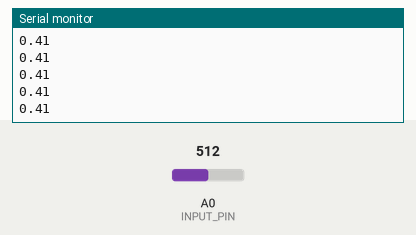
Simulated run of this sketch. Board: Arduino Uno, built with avr-gcc and run on an emulated ATmega328P. Parts: the last lines printed to the serial monitor. The inputs (shaded band) are chosen by the test bench; at power-on: A0 (INPUT_PIN) = 512.

Above: at 1.2 s.
1.3 s: A0 (INPUT_PIN) set to 716
At 2.4 s:
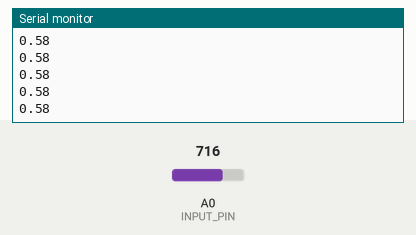
2.8 s: A0 (INPUT_PIN) set to 900
At 3.4 s:
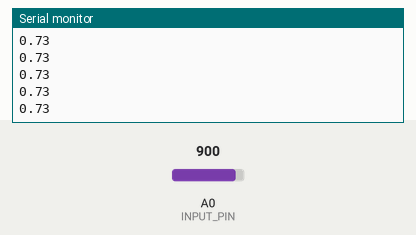
Timing chart, 0 to 5.8 s (numbered marks = the images above; inputs shaded):
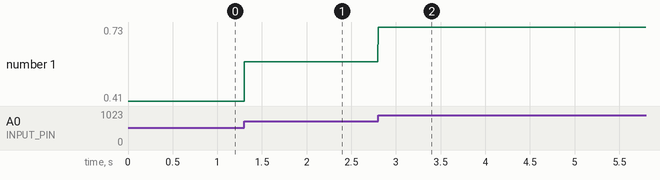

Measured:
- after the input at 1.3 s, the serial monitor: prints a new line at once (image 1)
- after the input at 2.8 s, the serial monitor: prints a new line at once (image 2)
- plotted number 1: 0.41 → 0.58 after the input at 1.3 s, 0.58 → 0.73 after the input at 2.8 s

The sketch:

EMG_Sensing1.ino
```cpp
#define INPUT_PIN A0
#define HIGH_VOLTAGE 3.3

long timer1 = millis();

void setup()
{
  Serial.begin(115200);
  pinMode(INPUT_PIN,INPUT);
}

void loop()
{
  // 2 kHz sampling rate
  if((millis() - timer1) > 2){
    float sensor_value = (analogRead(INPUT_PIN) * HIGH_VOLTAGE) / 4095;
    //Serial.println(sensor_value);
    Serial.println(sensor_value);
    timer1 = millis();
  }

  //float sensor_value = (analogRead(A0) * 5.0) / 4096;
  //Serial.println(sensor_value);

  //float sensorValue = analogRead(A0);
  //Serial.println(sensorValue);
  //float millivolt = (sensorValue/4096)*5;

  /*Serial.print("Sensor Value: ");
    //Serial.println(sensorValue);

    Serial.print("Voltage: ");
    Serial.print(millivolt*1000);
    Serial.println(" mV");
    Serial.println("");*/
  //delay(1);
}
```
